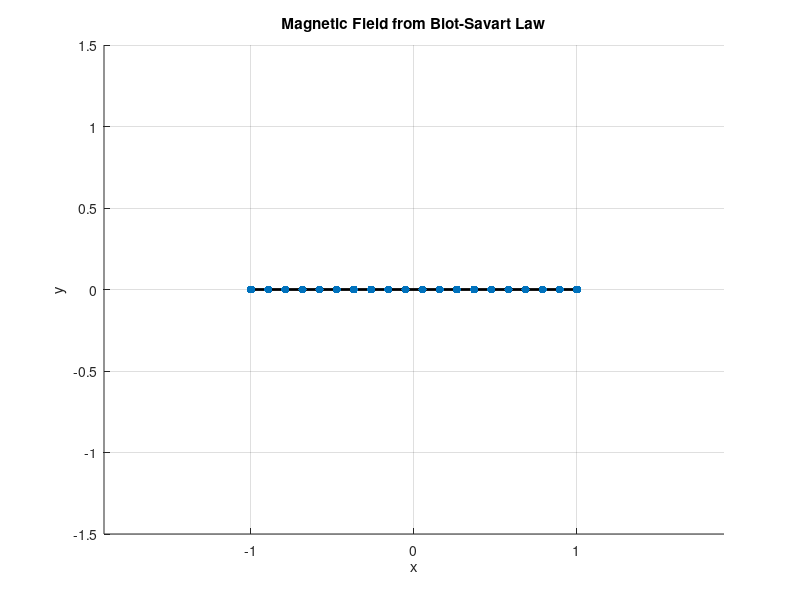

MATLAB code to generate this figure:
clc; clear; close all;

% Define wire segment (current in the +z direction)
N = 20; % Number of wire segments
x_wire = linspace(-1, 1, N);
y_wire = zeros(size(x_wire));
z_wire = zeros(size(x_wire));
I = 1; % Current magnitude (arbitrary units)

% Define observation grid
[X, Y] = meshgrid(linspace(-1.5, 1.5, 20), linspace(-1.5, 1.5, 20));
Z = zeros(size(X));

% Initialize field components
Bx = zeros(size(X));
By = zeros(size(X));
Bz = zeros(size(X));

% Biot-Savart Law Calculation
mu0 = 4*pi*1e-7; % Permeability of free space
dl = [diff(x_wire); diff(y_wire); diff(z_wire)]; % Wire segments

for i = 1:N-1
    % Midpoint of wire segment
    xm = (x_wire(i) + x_wire(i+1)) / 2;
    ym = (y_wire(i) + y_wire(i+1)) / 2;
    zm = (z_wire(i) + z_wire(i+1)) / 2;
    
    % Vector from wire segment to observation points
    Rx = X - xm;
    Ry = Y - ym;
    Rz = Z - zm;
    R = sqrt(Rx.^2 + Ry.^2 + Rz.^2);
    
    % Apply Biot-Savart Law
    dL = [dl(1, i); dl(2, i); dl(3, i)];
    R_vec = [Rx(:), Ry(:), Rz(:)]'; % Convert to 3xN matrix
    dB = (mu0 * I / (4*pi)) * cross(repmat(dL, 1, numel(Rx)), R_vec) ./ (R(:)'.^3);
    
    % Sum contributions
    Bx = Bx + reshape(dB(1, :), size(X));
    By = By + reshape(dB(2, :), size(Y));
    Bz = Bz + reshape(dB(3, :), size(Z));
end

% Normalize for visualization
B_magnitude = sqrt(Bx.^2 + By.^2);
Bx = Bx ./ B_magnitude;
By = By ./ B_magnitude;

% Plot wire
figure; hold on;
plot3(x_wire, y_wire, z_wire, 'k', 'LineWidth', 2);
scatter3(x_wire, y_wire, z_wire, 'ro', 'filled');

% Plot vector field
quiver(X, Y, Bx, By, 'b');

% Labels
xlabel('x'); ylabel('y'); zlabel('z');
title('Magnetic Field from Biot-Savart Law');
axis equal; grid on;
view(2); % 2D top-down view
